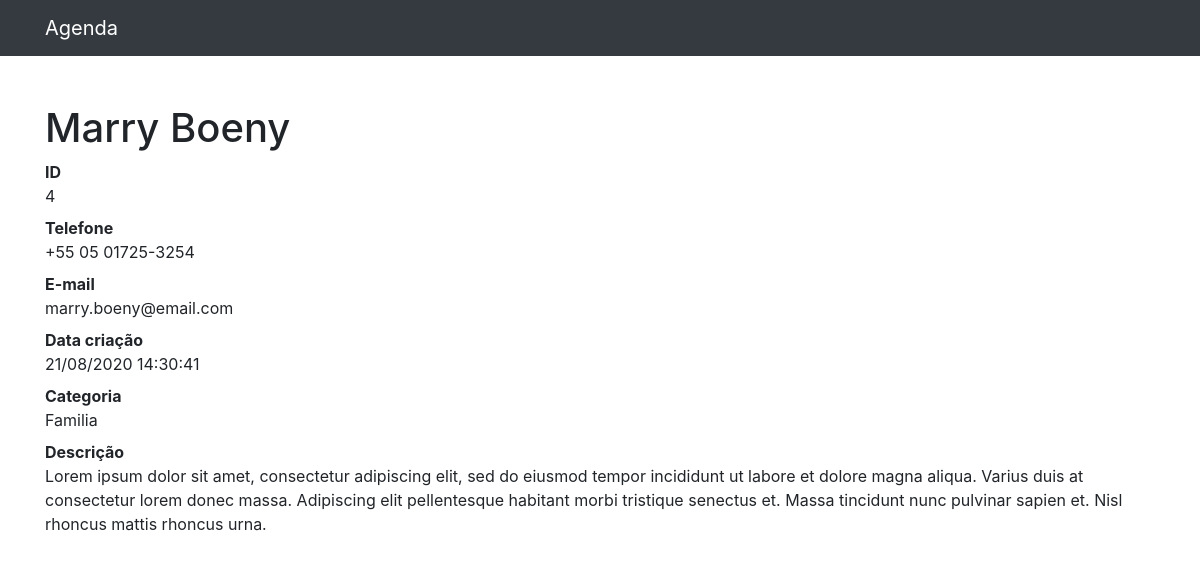
/4, run on the app's committed database.
### contatos/models.py (models this page shows, shortened)
class Contato(models.Model):
    nome = models.CharField(max_length=255)
    sobrenome = models.CharField(max_length=255, blank=True)
    telefone = models.CharField(max_length=255)
    email = models.CharField(max_length=255, blank=True)
    data_criacao = models.DateTimeField(default=timezone.now)
    descricao = models.TextField(blank=True)
    categoria = models.ForeignKey(Categoria, on_delete=models.DO_NOTHING)
    mostrar = models.BooleanField(default=True)

class Categoria(models.Model):
    nome = models.CharField(max_length=255)
    def __str__(self):
        return self.nome

### contatos/views.py (the view)
# urls.py: path('<int:contato_id>', views.ver_contato, name='ver_contato'),
def ver_contato(request, contato_id):
    contato = get_object_or_404(Contato, id=contato_id)
    return render(request, 'contatos/ver_contato.html', {
        'contato': contato
    })

### contatos/templates/contatos/ver_contato.html
{% extends 'base.html' %}
{%block conteudo%}
  <h1 class="mt-5">{{ contato.nome }} {{ contato.sobrenome }}</h1>
  <dl>
    <dt>ID</dt>
    <dd>{{ contato.id }}</dd>
    <dt>Telefone</dt>
    <dd>{{ contato.telefone }}</dd>
    <dt>E-mail</dt>
    <dd>{{ contato.email }}</dd>
    <dt>Data criação</dt>
    <dd>{{ contato.data_criacao|date:'d/m/Y H:i:s' }}</dd>
    <dt>Categoria</dt>
    <dd>{{ contato.categoria }}</dd>
    <dt>Descrição</dt>
    <dd>
      {{ contato.descricao }}
    </dd>
  </dl>
{%endblock%}

### data on the page
Contato: nome "Marry", sobrenome "Boeny", id "4", telefone "+55 05 01725-3254", email "marry.boeny@email.com", data_criacao "21/08/2020 14:30:41", categoria "Familia", descricao "Lorem ipsum dolor sit amet, consectetur adipiscing elit, sed do eiusmod tempor incididunt ut labore et dolore magna aliqua. Varius duis at consectetur lorem donec massa. Adipiscing elit pellentesque habitant morbi tristique senectus et. Massa tincidunt nunc pulvinar sapien et. Nisl rhoncus mattis rhoncus urna."
